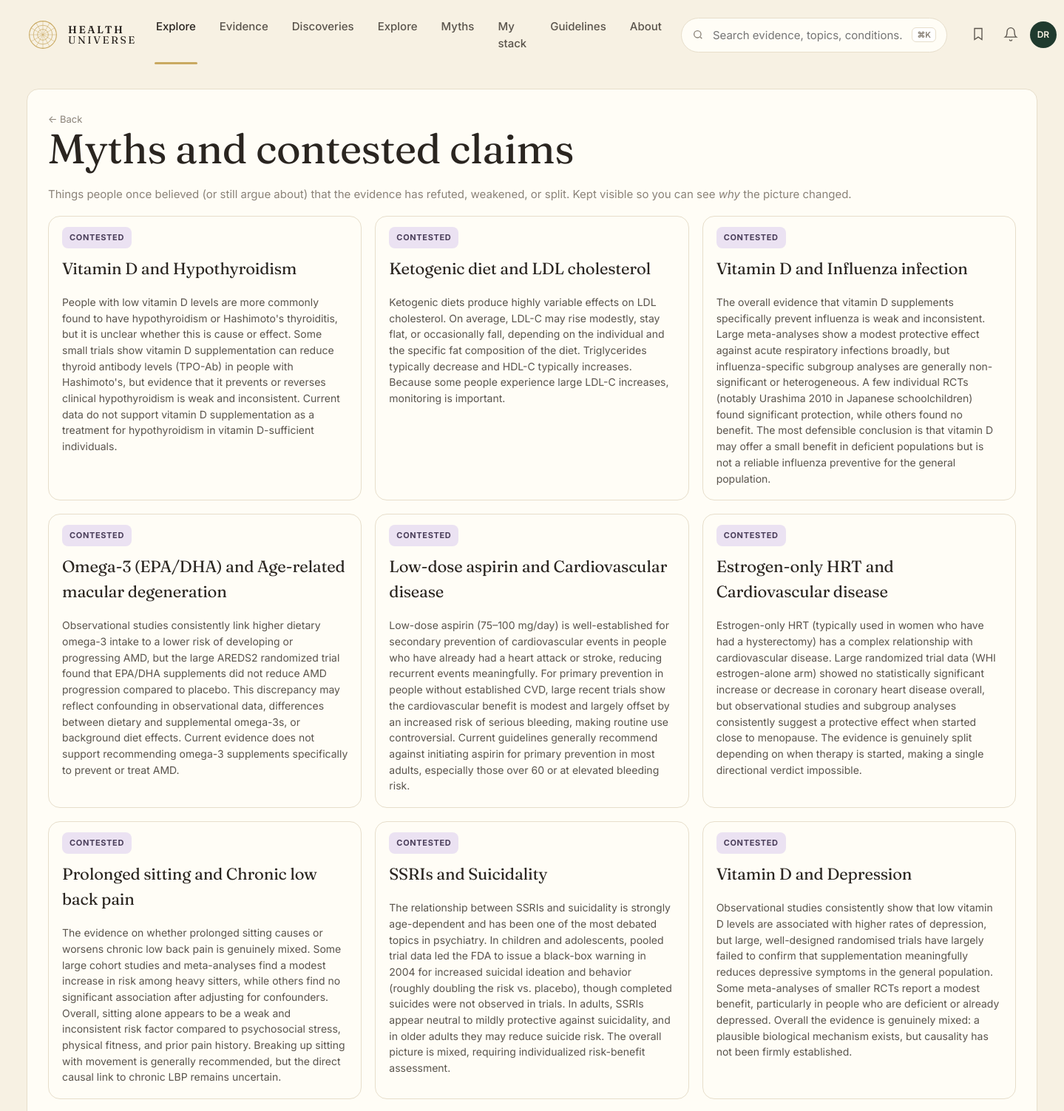
The page /myths (upper part) on the database its author committed.
### tables this page shows
CREATE TABLE edge (
    id              INTEGER PRIMARY KEY,
    factor_id       INTEGER NOT NULL REFERENCES entity(id),
    outcome_id      INTEGER NOT NULL REFERENCES entity(id),
    direction       TEXT NOT NULL CHECK (direction IN (
                      'protective','harmful','neutral','u_shaped','mixed')),
    tier            TEXT NOT NULL CHECK (tier IN ('A','B','C','D','X','deprecated')),
    effect_size     TEXT,         -- qualitative: trivial/small/moderate/large
    effect_quant    TEXT,         -- e.g. "RR 0.82 (0.74-0.91)"
    population      TEXT,         -- e.g. "adults>50; ApoE4 carriers"
    mechanism       TEXT,         -- 1-paragraph plain English
    summary         TEXT,         -- card body copy
    caveats         TEXT,
    seed_source     TEXT NOT NULL CHECK (seed_source IN ('claude_seed','gemma_daily','manual')),
    created_at      TEXT NOT NULL DEFAULT (datetime('now')),
    updated_at      TEXT NOT NULL DEFAULT (datetime('now')),
    last_reviewed   TEXT NOT NULL DEFAULT (datetime('now')), embedding BLOB, embedded_at TEXT,
    UNIQUE(factor_id, outcome_id, population)
);

CREATE TABLE entity (
    id            INTEGER PRIMARY KEY,
    slug          TEXT NOT NULL UNIQUE,
    name          TEXT NOT NULL,
    kind          TEXT NOT NULL CHECK (kind IN (
                    'food','nutrient','supplement','drug','activity',
                    'behavior','environmental','pathogen','gene',
                    'biomarker','condition','process')),
    aliases       TEXT,           -- JSON array
    description   TEXT,
    created_at    TEXT NOT NULL DEFAULT (datetime('now')),
    updated_at    TEXT NOT NULL DEFAULT (datetime('now'))
, embedding BLOB, embedded_at TEXT);

### web/app.py (the view)
@app.get("/myths", response_class=HTMLResponse)
def myths(request: Request):
    with connect() as conn:
        rows = conn.execute("""
            SELECT e.id, e.tier, e.direction, e.summary, e.caveats, e.updated_at,
                   f.name AS f_name, o.name AS o_name,
                   (SELECT reason FROM edge_history h WHERE h.edge_id=e.id
                    AND h.field='tier' ORDER BY h.changed_at DESC LIMIT 1) AS reason
            FROM edge e
            JOIN entity f ON f.id = e.factor_id
            JOIN entity o ON o.id = e.outcome_id
            WHERE e.tier IN ('deprecated','X')
            ORDER BY e.updated_at DESC""").fetchall()
    return render(request, "myths.html", {
        "title": "Myths and contested claims",
        "rows": [dict(r) for r in rows],
    })

### web/templates/myths.html (shortened to what this page needs)
{% extends "base.html" %}
{% block content %}
<section class="list-page">
  <a class="back" href="/">← Back</a>
  <h1>Myths and contested claims</h1>
  <p class="muted">Things people once believed (or still argue about) that the evidence has refuted, weakened, or split. Kept visible so you can see <em>why</em> the picture changed.</p>
  <div class="list-grid">
    {% for r in rows %}
    <a class="feat-card tier-bg-{{ r.tier }}" href="/edge/{{ r.id }}">
      <span class="pill tier-{{ r.tier }}">{{ r.tier == 'X' and 'CONTESTED' or 'DEPRECATED' }}</span>
      <h3>{{ r.f_name }} and {{ r.o_name }}</h3>
      <p>{{ r.summary or "—" }}</p>
    </a>
    {% else %}
    <div class="empty">No myth cards yet. They'll show up after the daily ingest demotes any tier-A/B claim.</div>
    {% endfor %}
  </div>
</section>
{% endblock %}

### web/static/style.css (style rules this page uses)
:root { --bg: #f7f1e3; --bg-soft: #faf6ea; --surface: #fffdf6; --ink: #2a2520; --ink-soft: #5a544c; --muted: #8a8278; --line: #e7decb; --primary: #1f3a2e; --primary-ink: #f7f1e3; --gold: #c9a961; --gold-soft: #e8d8a6; --tier-A: #3b8e5a; --tier-A-bg: #e6efe1; --tier-B: #c8a02a; --tier-B-bg: #f7eecf; --tier-C: #d97757; --tier-C-bg: #f7d9c7; --tier-D: #c44545; --tier-D-bg: #f4cece; --tier-X: #7a6a8c; --tier-X-bg: #ebe2f2; --dir-protective: var(--tier-A); --dir-protective-bg: var(--tier-A-bg); --dir-harmful: var(--tier-D); --dir-harmful-bg: var(--tier-D-bg); --dir-neutral: #8a8278; --dir-neutral-bg: #ece6d8; --dir-mixed: var(--tier-B); --dir-mixed-bg: var(--tier-B-bg); --dir-u_shaped: var(--tier-C); --dir-u_shaped-bg:var(--tier-C-bg); --radius: 16px; --radius-sm: 10px; --shadow-1: 0 1px 2px rgba(40,32,20,.05), 0 8px 24px rgba(40,32,20,.05); }
* { box-sizing: border-box; }
html, body { margin: 0; padding: 0; }
body { background: var(--bg); color: var(--ink); font-family: 'Inter', system-ui, -apple-system, sans-serif; font-size: 15px; line-height: 1.55; -webkit-font-smoothing: antialiased; }
h1, h2, h3, .serif { font-family: 'Fraunces', Georgia, serif; font-weight: 400; letter-spacing: -0.01em; }
h1 { font-size: 56px; line-height: 1.05; margin: 0 0 20px; }
h3 { font-size: 22px; margin: 0 0 8px; }
p { margin: 0 0 12px; color: var(--ink-soft); }
a { color: inherit; text-decoration: none; }
.muted { color: var(--muted); }
.pill { display: inline-block; font-size: 11px; font-weight: 700; letter-spacing: 0.06em; padding: 6px 10px; border-radius: 8px; background: var(--gold-soft); color: var(--ink); }
.pill.tier-X { background: var(--tier-X-bg); color: #4a3e5a; }
.feat-card { position: relative; background: var(--surface); border: 1px solid var(--line); border-radius: var(--radius); padding: 18px; min-height: 200px; display: flex; flex-direction: column; gap: 10px; overflow: hidden; }
.feat-card h3 { font-size: 22px; }
.feat-card p { font-size: 14px; color: var(--ink-soft); margin: 0; }
.edge-page, .list-page { background: var(--surface); border: 1px solid var(--line); border-radius: var(--radius); padding: 28px; }
.back { color: var(--muted); font-size: 13px; }
.list-grid { display: grid; grid-template-columns: repeat(3, 1fr); gap: 18px; margin-top: 18px; }
.feat-card { padding-top: 0; }
.feat-card .pill { margin-top: 14px; align-self: flex-start; }
.feat-card > h3, .feat-card > p, .feat-card .feat-meta { padding-left: 0; padding-right: 0; }

### rows shown on the page
edge: tier "CONTESTED", f_name "Vitamin D", o_name "Hypothyroidism", summary "People with low vitamin D levels are more commonly found to have hypothyroidism or Hashimoto's thyroiditis, but it is unclear whether this is cause or effect. Some small trials show vitamin D supplementation can reduce thyroid antibody levels (TPO-Ab) in people with Hashimoto's, but evidence that it prevents or reverses clinical hypothyroidism is weak and inconsistent. Current data do not support vitamin D supplementation as a treatment for hypothyroidism in vitamin D-sufficient individuals."
edge: tier "CONTESTED", f_name "Ketogenic diet", o_name "LDL cholesterol", summary "Ketogenic diets produce highly variable effects on LDL cholesterol. On average, LDL-C may rise modestly, stay flat, or occasionally fall, depending on the individual and the specific fat composition of the diet. Triglycerides typically decrease and HDL-C typically increases. Because some people experience large LDL-C increases, monitoring is important."
edge: tier "CONTESTED", f_name "Vitamin D", o_name "Influenza infection", summary "The overall evidence that vitamin D supplements specifically prevent influenza is weak and inconsistent. Large meta-analyses show a modest protective effect against acute respiratory infections broadly, but influenza-specific subgroup analyses are generally non-significant or heterogeneous. A few individual RCTs (notably Urashima 2010 in Japanese schoolchildren) found significant protection, while others found no benefit. The most defensible conclusion is that vitamin D may offer a small benefit in deficient populations but is not a reliable influenza preventive for the general population."
edge: tier "CONTESTED", f_name "Omega-3 (EPA/DHA)", o_name "Age-related macular degeneration", summary "Observational studies consistently link higher dietary omega-3 intake to a lower risk of developing or progressing AMD, but the large AREDS2 randomized trial found that EPA/DHA supplements did not reduce AMD progression compared to placebo. This discrepancy may reflect confounding in observational data, differences between dietary and supplemental omega-3s, or background diet effects. Current evidence does not support recommending omega-3 supplements specifically to prevent or treat AMD."
edge: tier "CONTESTED", f_name "Low-dose aspirin", o_name "Cardiovascular disease", summary "Low-dose aspirin (75–100 mg/day) is well-established for secondary prevention of cardiovascular events in people who have already had a heart attack or stroke, reducing recurrent events meaningfully. For primary prevention in people without established CVD, large recent trials show the cardiovascular benefit is modest and largely offset by an increased risk of serious bleeding, making routine use controversial. Current guidelines generally recommend against initiating aspirin for primary prevention in most adults, especially those over 60 or at elevated bleeding risk."
edge: tier "CONTESTED", f_name "Estrogen-only HRT", o_name "Cardiovascular disease", summary "Estrogen-only HRT (typically used in women who have had a hysterectomy) has a complex relationship with cardiovascular disease. Large randomized trial data (WHI estrogen-alone arm) showed no statistically significant increase or decrease in coronary heart disease overall, but observational studies and subgroup analyses consistently suggest a protective effect when started close to menopause. The evidence is genuinely split depending on when therapy is started, making a single directional verdict impossible."
edge: tier "CONTESTED", f_name "Prolonged sitting", o_name "Chronic low back pain", summary "The evidence on whether prolonged sitting causes or worsens chronic low back pain is genuinely mixed. Some large cohort studies and meta-analyses find a modest increase in risk among heavy sitters, while others find no significant association after adjusting for confounders. Overall, sitting alone appears to be a weak and inconsistent risk factor compared to psychosocial stress, physical fitness, and prior pain history. Breaking up sitting with movement is generally recommended, but the direct causal link to chronic LBP remains uncertain."
edge: tier "CONTESTED", f_name "SSRIs", o_name "Suicidality", summary "The relationship between SSRIs and suicidality is strongly age-dependent and has been one of the most debated topics in psychiatry. In children and adolescents, pooled trial data led the FDA to issue a black-box warning in 2004 for increased suicidal ideation and behavior (roughly doubling the risk vs. placebo), though completed suicides were not observed in trials. In adults, SSRIs appear neutral to mildly protective against suicidality, and in older adults they may reduce suicide risk. The overall picture is mixed, requiring individualized risk-benefit assessment."
edge: tier "CONTESTED", f_name "Vitamin D", o_name "Depression", summary "Observational studies consistently show that low vitamin D levels are associated with higher rates of depression, but large, well-designed randomised trials have largely failed to confirm that supplementation meaningfully reduces depressive symptoms in the general population. Some meta-analyses of smaller RCTs report a modest benefit, particularly in people who are deficient or already depressed. Overall the evidence is genuinely mixed: a plausible biological mechanism exists, but causality has not been firmly established."
